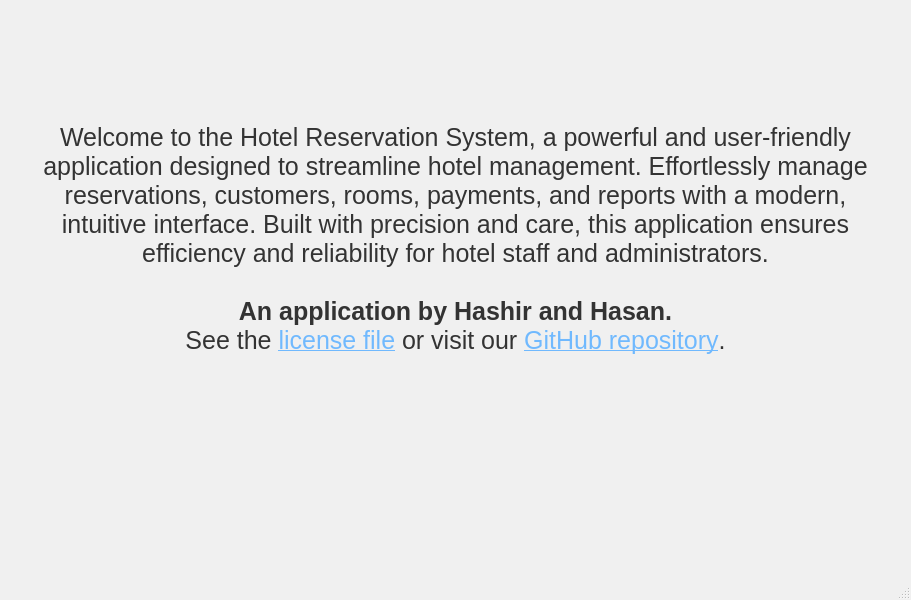
<?xml version="1.0" encoding="UTF-8"?>
<ui version="4.0">
 <class>MainWindow</class>
 <widget class="QMainWindow" name="MainWindow">
  <property name="geometry">
   <rect>
    <x>0</x>
    <y>0</y>
    <width>911</width>
    <height>600</height>
   </rect>
  </property>
  <property name="windowTitle">
   <string>Hotel Reservation System</string>
  </property>
  <property name="styleSheet">
   <string notr="true">
    QMainWindow {
        background-color: #f0f0f0;
        font-family: 'Segoe UI', Arial, sans-serif;
    }
   </string>
  </property>
  <widget class="QWidget" name="centralwidget">
   <layout class="QVBoxLayout" name="verticalLayout">
    <property name="spacing">
     <number>10</number>
    </property>
    <item>
     <widget class="QLabel" name="appLogoLabel">
      <property name="maximumSize">
       <size>
        <width>100</width>
        <height>50</height>
       </size>
      </property>
      <property name="styleSheet">
       <string notr="true">
        font-size: 16px;
        color: #333333;
        padding: 10px;
        background-color: transparent;
       </string>
      </property>
      <property name="text">
       <string/>
      </property>
      <property name="pixmap">
       <pixmap>:/icons/icons/logos/app_logo.png</pixmap>
      </property>
      <property name="scaledContents">
       <bool>true</bool>
      </property>
      <property name="alignment">
       <set>Qt::AlignmentFlag::AlignCenter</set>
      </property>
     </widget>
    </item>
    <item>
     <widget class="QLabel" name="welcomeLabel">
      <property name="styleSheet">
       <string notr="true">
        font-size: 25px;
        color: #333333;
        padding: 20px;
        background-color: transparent;
       </string>
      </property>
      <property name="text">
       <string>Welcome to the Hotel Reservation System, a powerful and user-friendly application designed to streamline hotel management. Effortlessly manage reservations, customers, rooms, payments, and reports with a modern, intuitive interface. Built with precision and care, this application ensures efficiency and reliability for hotel staff and administrators.&lt;br&gt;&lt;br&gt;&lt;b&gt;An application by Hashir and Hasan.&lt;/b&gt;&lt;br&gt;See the &lt;a href=&quot;license&quot; style=&quot;color: #70B9FE; text-decoration: underline;&quot;&gt;license file&lt;/a&gt; or visit our &lt;a href=&quot;github&quot; style=&quot;color: #70B9FE; text-decoration: underline;&quot;&gt;GitHub repository&lt;/a&gt;.</string>
      </property>
      <property name="textFormat">
       <enum>Qt::TextFormat::RichText</enum>
      </property>
      <property name="alignment">
       <set>Qt::AlignmentFlag::AlignCenter</set>
      </property>
      <property name="wordWrap">
       <bool>true</bool>
      </property>
      <property name="textInteractionFlags">
       <set>Qt::TextInteractionFlag::LinksAccessibleByMouse|Qt::TextInteractionFlag::TextSelectableByMouse</set>
      </property>
     </widget>
    </item>
    <item>
     <layout class="QHBoxLayout" name="qtLayout">
      <property name="spacing">
       <number>10</number>
      </property>
      <item>
       <widget class="QLabel" name="qtLogoLabel">
        <property name="maximumSize">
         <size>
          <width>150</width>
          <height>150</height>
         </size>
        </property>
        <property name="styleSheet">
         <string notr="true">
          font-size: 16px;
          color: #333333;
          padding: 10px;
          background-color: transparent;
         </string>
        </property>
        <property name="text">
         <string/>
        </property>
        <property name="pixmap">
         <pixmap resource="resources.qrc">:/icons/icons/logos/qt_logos_no_background (Edited).png</pixmap>
        </property>
        <property name="scaledContents">
         <bool>true</bool>
        </property>
        <property name="alignment">
         <set>Qt::AlignmentFlag::AlignCenter</set>
        </property>
       </widget>
      </item>
      <item>
       <widget class="QLabel" name="fsfgplLogoLabel">
        <property name="maximumSize">
         <size>
          <width>400</width>
          <height>150</height>
         </size>
        </property>
        <property name="styleSheet">
         <string notr="true">
          font-size: 16px;
          color: #333333;
          padding: 10px;
          background-color: transparent;
         </string>
        </property>
        <property name="text">
         <string/>
        </property>
        <property name="pixmap">
         <pixmap resource="resources.qrc">:/icons/icons/logos/27259538-8770ecaa-5415-11e7-8788-87c1ef9b2c21.png</pixmap>
        </property>
        <property name="scaledContents">
         <bool>true</bool>
        </property>
        <property name="alignment">
         <set>Qt::AlignmentFlag::AlignCenter</set>
        </property>
       </widget>
      </item>
     </layout>
    </item>
   </layout>
  </widget>
  <widget class="QMenuBar" name="menubar">
   <property name="geometry">
    <rect>
     <x>0</x>
     <y>0</y>
     <width>911</width>
     <height>24</height>
    </rect>
   </property>
  </widget>
  <widget class="QStatusBar" name="statusbar"/>
 </widget>
 <resources>
  <include location="resources.qrc"/>
 </resources>
 <connections/>
</ui>
